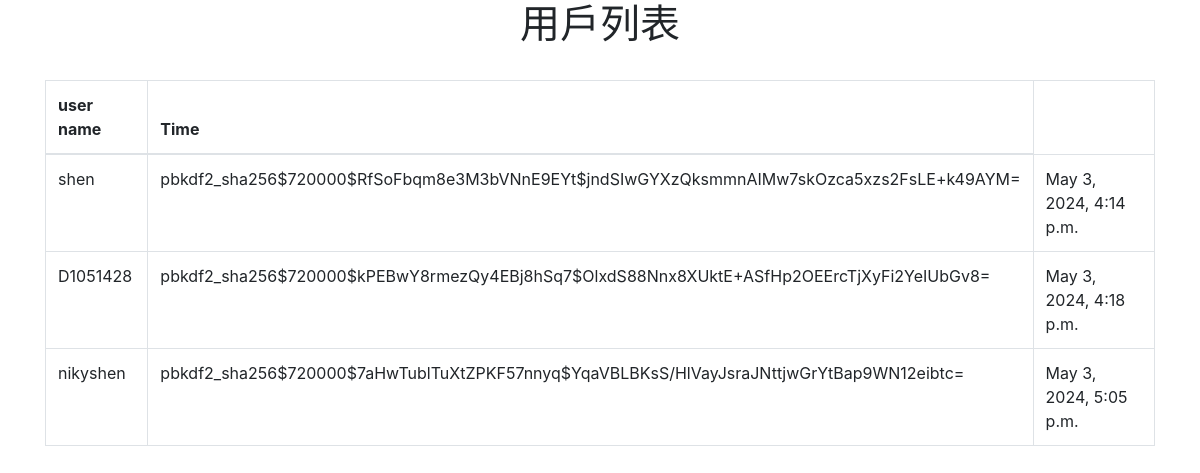
Before: /users/ with the older database file.
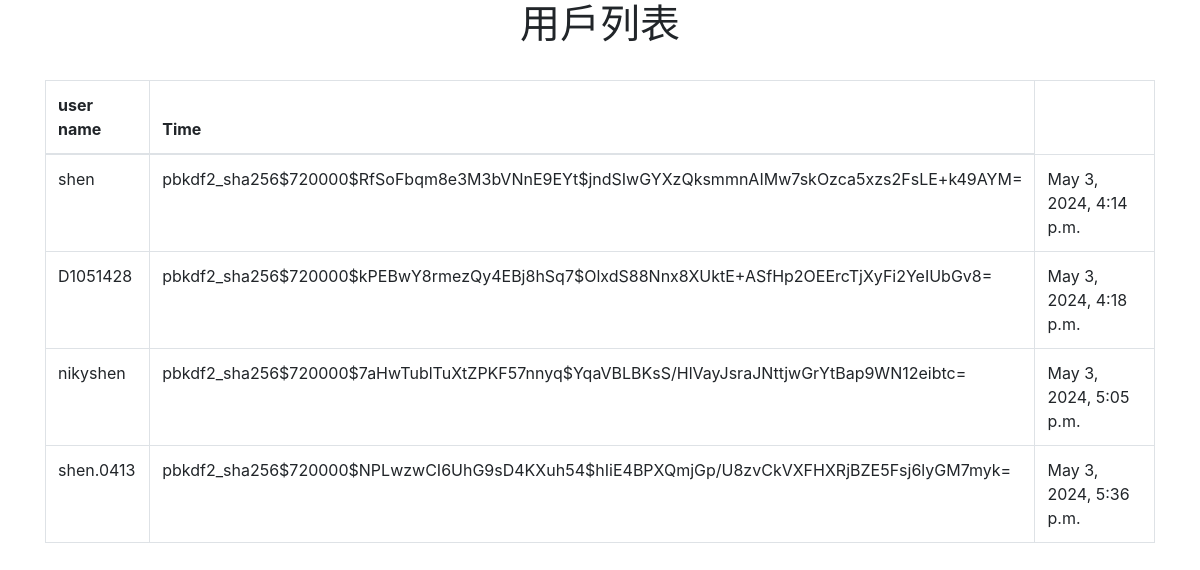
After: the same page with the newer database file.
### predict_app/models.py (models this page shows, shortened)
class Account(models.Model):
    username = models.CharField(max_length=100, unique=True)  # 用户名
    password = models.CharField(max_length=255)  # 密码
    created_at = models.DateTimeField(auto_now_add=True)  # 创建时间

### predict_app/views.py (the view)
# urls.py: path('users/', views.user_list, name='user_list'),
def user_list(request):
    accounts = Account.objects.all()  # 获取所有帐户
    return render(request, 'user.html', {'accounts': accounts})  # 渲染模板

### templates/user.html (shortened to what this page needs)
<!DOCTYPE html>
<html lang="zh">
<head>
    <link rel="stylesheet" href="https://stackpath.bootstrapcdn.com/bootstrap/4.5.2/css/bootstrap.min.css">
</head>
<body>
    <div class="container">
        <h1  class="text-center">用戶列表</h1>
        <br>
        <table class="table table-bordered">
            <thead>
                <tr>
                    <th>user name</th>
                    <th>Time</th>
                </tr>
            </thead>
            <tbody>
                {% for account in accounts %}
                    <tr>
                        <td>{{ account.username }}</td>
                        <td>{{ account.password }}</td>
                        <td>{{ account.created_at }}</td>
                    </tr>
                {% endfor %}
            </tbody>
        </table>
    </div>
</body>
</html>

Changed rows visible on the page:
added Account: username "shen.0413", password "pbkdf2_sha256$720000$NPLwzwCI6UhG9sD4KXuh54$hIiE4BPXQmjGp/U8zvCkVXFHXRjBZE5Fsj6lyGM7myk=", created_at "May 3, 2024, 5:36 p.m."
